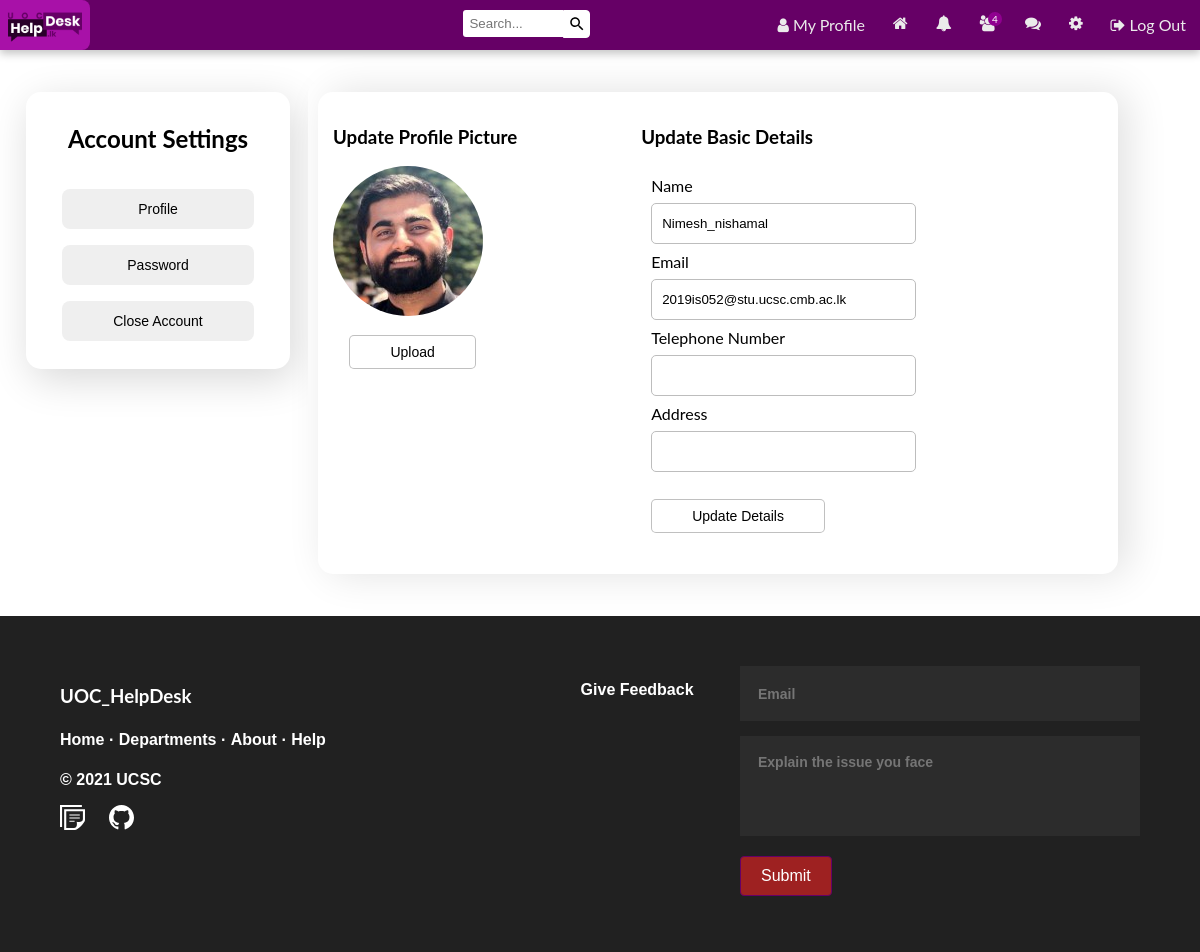
The app's page /app/views/settings.php (signed in) with its own data.
### tables this page shows
CREATE TABLE IF NOT EXISTS `user` (
  `id` int(11) NOT NULL AUTO_INCREMENT,
  `name` varchar(255) NOT NULL,
  `email` varchar(255) NOT NULL,
  `password` varchar(255) NOT NULL,
  `created_by` datetime NOT NULL DEFAULT CURRENT_TIMESTAMP,
  `profile_pic` varchar(255) DEFAULT NULL,
  `num_posts` int(11) DEFAULT NULL,
  `num_likes` int(255) DEFAULT NULL,
  `user_closed` varchar(3) DEFAULT NULL,
  `friend_array` text,
  `user_roll` varchar(10) NOT NULL DEFAULT 'user',
  `teleNumber` int(10) DEFAULT NULL,
  `address` varchar(500) NOT NULL,
  PRIMARY KEY (`id`)
);

### app/controllers/User.php (called while the page is built, shortened)
<?php
class User{
    private $user;
    public function __construct($con,$user)
    {
        $user_details_query = mysqli_query($con,"SELECT * FROM user WHERE name='$user'");
        $this->user = mysqli_fetch_array($user_details_query);
    }
    public function getUserName(){
        return $this->user['name'];
    }
}
?>

### app/controllers/Message.php (called while the page is built, shortened)
<?php
class Message{
    public function __construct($con,$user)
    {
        $this->user_obj = new User($con,$user);
    }
}
?>

### app/controllers/Notification.php (called while the page is built, shortened)
<?php
class Notification{
    private $con;
    private $user_obj;
    public function __construct($con,$user)
    {
        $this->con = $con;
        $this->user_obj = new User($con,$user);
    }
    public function getUnreadNumber() {
		$userLoggedIn = $this->user_obj->getUsername();
		$query = mysqli_query($this->con, "SELECT * FROM notifications WHERE viewed='no' AND user_to='$userLoggedIn'");
		return mysqli_num_rows($query);
	}
}
?>

### app/views/settings.php (the view, shortened to what this page needs)
<?php
require '../helpers/headerIn.php';
?>
<div class="container">
<div class="column-1 box">
    <div class="profileCard" style="width:100%" >
		<div class="tab" style="width:100%">
			<span class="makeCenter">
				<h2>Account Settings</h2>
			</span>
			<p><button class="pplButton" onclick="openCity(event, 'Profile')" id="defaultOpen">Profile</button></p>
			<p><button class="pplButton" onclick="openCity(event, 'Password')">Password</button></p>
			<p><button class="pplButton" onclick="openCity(event, 'Close Account')">Close Account</button></p>
		</div>
    </div>
</div>
<div class="column-2 box" style="height:100%; width:100%">
	<div id="Profile" class="tabcontent">
		<div class="layout">
			<div class="col-main" >
						<h3>Update Profile Picture</h3>
					<?php
						echo "<img src='" . $user['profile_pic'] ."' class='small_profile_pic' style=' border-radius:50%; display:inline-block'>";
					?>
					<br><br>
					<button class="setting_btn" onclick="location.href='upload.php';">Upload</button>
				<br><br><br>
			</div>
			<div class="col-sub">
				<h3>Update Basic Details</h3>
				<?php
					$user_data_query = mysqli_query($con, "SELECT name, email, teleNumber, address FROM user WHERE name='$userLoggedIn'");
					$row = mysqli_fetch_array($user_data_query);
					$name = $row['name'];
					$email = $row['email'];
					$teleNumber = $row['teleNumber'];
					$address = $row['address'];
				?>
				<ul class="settingCard" >
					<li class="setting_item"  style="width:100%;">
						<form action="settings.php" class="settings_form" method="POST">
							Name <br><input type="text"  name="name" value="<?php echo $name; ?>" id="settings_input"><br>
							Email <br><input type="text" readonly name="email" value="<?php echo $email; ?>" id="settings_input"><br>
							Telephone Number <br><input type="text"  name="teleNumber" value="<?php echo $teleNumber; ?>" id="settings_input"><br>
							Address <br><input type="text"  name="address" value="<?php echo $address; ?>" id="settings_input"><br>
							<br>
							<input type="submit" name="update_details" value="Update Details" class="setting_btn">
						</form>
					</li>
				</ul>
			</div>
		</div>
	</div>
</div>
</div>
<?php require '../helpers/footer.php';?>

### public/css/temp.css (style rules this page uses)
.settingCard { display: flex; flex-wrap: wrap; list-style: none; margin: 0; padding: 0; }
.setting_item { display: inline-block; padding: 10px; width: 40%; border-radius: 5px; }
.settings_form input[type="text"], input[type="password"] { width: 60%; padding: 12px 10px; margin: 8px 0; box-sizing: border-box; border-radius: 5px; border: 1px solid #bdbdbd; }
.setting_btn { background-color: white; border: 1px solid #9b9b9ba1; display:inline-block; width:auto; height: auto; color: black; padding: 8px 40px 8px 40px; text-align: center; text-decoration: none; font-size: 14px; border-radius: 5px; margin-bottom: 0px; margin-top: 0px; }

### public/css/style.css (style rules this page uses)
html, body { height: 100%; margin: 0px; top:0; }
.makeCenter { display: flex; justify-content: center; align-items: center; }
.container { display: flex; width: 100%; }
.column-1 { flex-shrink: 0; flex-basis: 20%; }
.box { background-color: white; padding: 10px; border-radius: 12px; margin: 2rem 1rem 2rem 1rem; }
.col-main { flex: 0.4; }
.col-sub { flex: 0.6; }
@media only screen and (min-width: 640px) { .layout { display: flex; } }
.pplButton { width: 80%; height: 40px; font-size: 14px; border: none; border-radius: 8px; }
.profileCard { box-shadow: 5px 10px 40px 0px rgba(0, 0, 0, 0.157); width: 95%; padding: 5%; height: auto; text-align: center; border-radius: 15px; float: left; margin-right: 30px; }
.tab { float: left; width: 20%; height: auto; }
.tabcontent { padding: 15px; width: 90%; height: 100%; box-shadow: 10px 0px 40px 0px rgba(0, 0, 0, 0.123); border-radius: 15px; }

### app/helpers/headerIn.php (style rules this page uses)
body,h1,h2,h3,h4,h5,h6 { font-family: "Lato", sans-serif }
.w3-bar,h1,button { font-family: "Montserrat", sans-serif }

### records on screen
user: profile_pic (picture), name "Nimesh_nishamal", email "2019is052@stu.ucsc.cmb.ac.lk"

### other values on screen
$num_requests "4"
